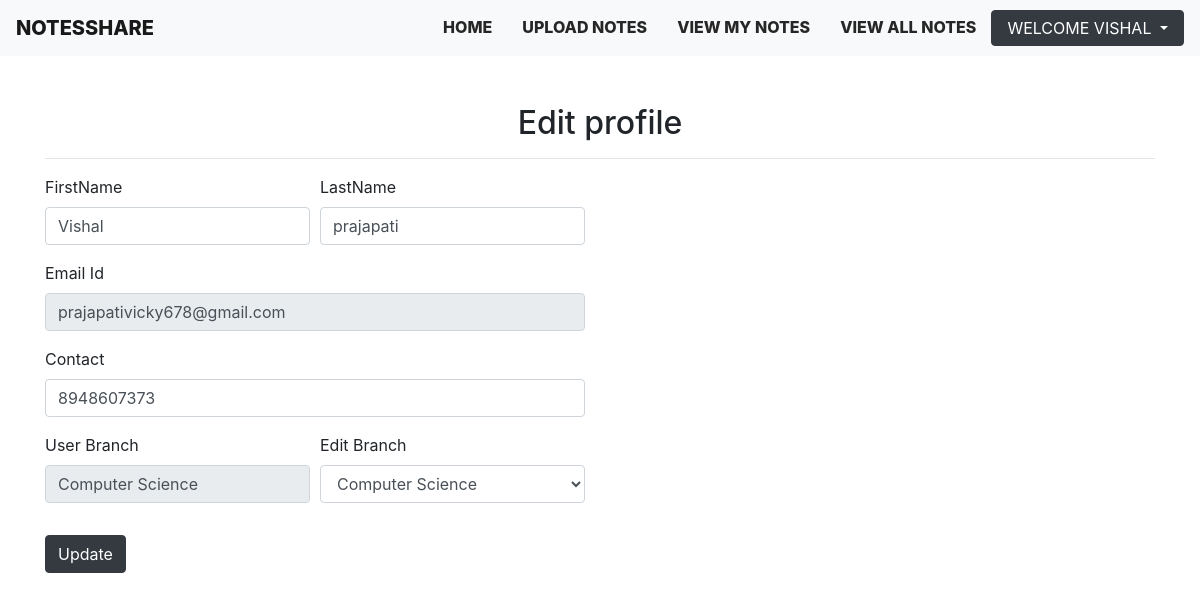
The page /edit_profile (signed in) on the database its author committed.
### notes/models.py (models this page shows, shortened)
class Signup(models.Model):
    user =models.ForeignKey(User,on_delete=models.CASCADE)
    contact = models.CharField(max_length=10,null=True)
    branch = models.CharField(max_length=30)
    role = models.CharField(max_length=15)

### notes/views.py (the view, shortened to what this page needs)
# urls.py: path('edit_profile',views.edit_profile,name='edit_profile'),
def edit_profile(request):
    if not request.user.is_authenticated:
        return redirect('login')
    user = User.objects.get(id=request.user.id)
    data = Signup.objects.get(user=user)
    error = False
    d = {'data':data,'user':user,'error':error}
    return render(request,'edit_profile.html',d)

### templates/edit_profile.html (shortened to what this page needs)
{% extends 'usernavigation.html' %}
{% block body %}
<div class="container mt-5">
    <h2 class="text-center">Edit profile</h2>
    <hr>
    <div class="row">
        <div class="col-sm-6">
            <form method="POST">
             <div class="form-row">
                 <div class="form-group col-md-6">
                     <label>FirstName</label>
                     <input type="text" class="form-control" value="{{data.user.first_name}}" name="firstname">
                 </div>
                 <div class="form-group col-md-6">
                    <label>LastName</label>
                    <input type="text" class="form-control" value="{{data.user.last_name}}"name="lastname">
                </div>
             </div>
             <div class="form-row">
                <div class="form-group col-md-12">
                    <label>Email Id</label>
                    <input type="text" class="form-control" value="{{data.user.username}}" name="emailid" readonly>
                </div>
            </div>
            <div class="form-row">
                <div class="form-group col-md-12">
                    <label>Contact</label>
                    <input type="text" class="form-control" value="{{data.contact}}" name="contact" >
                </div>
            </div>
            <div class="form-row">
                <div class="form-group col-md-6">
                    <label>User Branch</label>
                    <input type="text" value="{{data.branch}}" class="form-control" readonly>
                </div>
                <div class="form-group col-md-6">
                    <label> Edit Branch</label>
                   <select class="form-control" name="branch">
                    <option value="Computer Science">Computer Science</option>
                   </select>
                </div>
            </div>
                <input type="submit" value="Update" class="btn btn-dark mt-3">
            </form>
        </div>
    </div>
</div>
{% endblock body %}

### templates/usernavigation.html (shortened to what this page needs)
<!doctype html>
<html lang="en">
  <head>
    <link rel="stylesheet" href="/static/css/mystyle.css">
    <link rel="stylesheet" href="https://stackpath.bootstrapcdn.com/bootstrap/4.5.2/css/bootstrap.min.css">
    <link rel="stylesheet" href="https://stackpath.bootstrapcdn.com/font-awesome/4.7.0/css/font-awesome.min.css">
  </head>
  <body>
    <header>
    <div class="container-fluid px-0">
     <nav class="navbar navbar-expand-lg navbar-light bg-light">
  <a class="navbar-brand" href="{% url 'index' %}" >NOTESSHARE </a>
  <div class="collapse navbar-collapse" id="navbarSupportedContent">
    <ul class="navbar-nav ml-lg-auto ">
      <li class="nav-item ">
        <a class="nav-link" href="{% url 'profile' %}">Home <span class="sr-only">(current)</span></a>
      </li>
      <li class="nav-item">
        <a class="nav-link" href="{% url 'upload_notes' %}">Upload Notes</a>
      </li>
       <li class="nav-item">
        <a class="nav-link" href="{% url 'view_mynotes' %}">View my notes</a>
      </li>
      <li class="nav-item">
        <a class="nav-link" href="{% url 'viewallnotes' %}">View all notes</a>
      </li>
       <li class="nav-item dropdown">
        <a style="color:white" class="nav-link dropdown-toggle btn btn-dark" href="#" id="navbarDropdown" role="button" data-toggle="dropdown" aria-haspopup="true" aria-expanded="false">
          Welcome {{request.user.first_name}}
        </a>
      </li>
    </ul>
  </div>
</nav>
    </div>
    </header>
    {% block body %}  {% endblock body %}
  </body>
</html>

### static/css/mystyle.css (style rules this page uses)
.navbar { padding: 20px 0; }
.navbar-brand { font-weight: 800; text-transform: uppercase; font-size: 2em; color:#f10101 ; }
.nav-item { font-weight: 800; text-transform: uppercase; }
.navbar-light .navbar-nav .nav-item .nav-link { color: #262626; padding: 5px 15px; }
body { font-family: 'Roboto';font-size: 16px; }

### rows shown on the page
Signup: firstname "Vishal", lastname "prajapati", emailid "prajapativicky678@gmail.com", contact "8948607373", branch "Computer Science"

### other values the page prints
{{ request.user.first_name }} "VISHAL"
